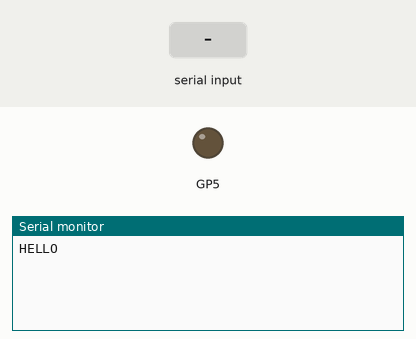
The sketch below on a simulated Raspberry Pi Pico. Shown: output pins drawn as LEDs (lit = HIGH), the last lines printed to the serial monitor. The inputs (shaded band) are chosen by the test bench.

Above: at 1.2 s.
1.3 s: "1" received over Serial
At 1.9 s:
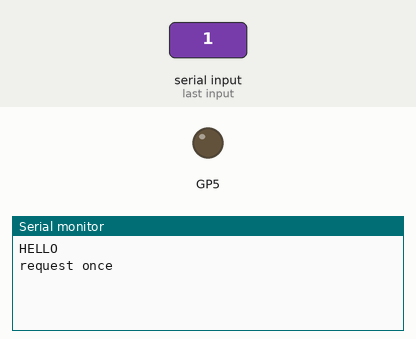
2.8 s: "1" received over the second serial link
At 4.2 s:
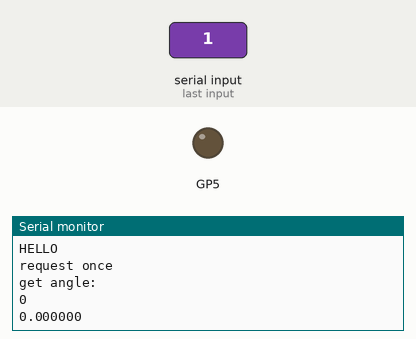

Measured:
- after the input at 1.3 s, the serial monitor: prints a new line at once (image 1)
- after the input at 2.8 s, the serial monitor: prints a new line at once (image 2)

The sketch:

TEST_rs485.ino
```cpp
#include <Arduino.h>
bool receive_TAG = 0;
bool request_TAG = 0;
char data_receive[10] ;
int Index = 0;
void setup() {
  // put your setup code here, to run once:
  Serial1.setTX(16);
  Serial1.setRX(17);
  Serial1.begin(2500000);
  pinMode(5, OUTPUT);
  digitalWrite(5, LOW);
  Serial.begin(9600);
  Serial.println("HELLO");
}


void loop() {
  if(Serial.available()){
    request_TAG = 1;
    Serial.read();
  }
  if(request_TAG){
    digitalWrite(5, HIGH);
    Serial.println("request once");
    delayMicroseconds(2);
    Serial1.write(0x02);
    Serial1.flush();
    digitalWrite(5, LOW);
    request_TAG = 0;
  }
  while(Serial1.available()){
    data_receive[Index] = Serial1.read();
    Index++;
    receive_TAG = 1;
  }
  Index = 0;
  if(receive_TAG){
    receive_TAG = 0;
    long pos = long(data_receive[4] << 12) + long(data_receive[3] << 4) + long(data_receive[2] >> 4 );
    double angle = pos * 360 / 524288.0;
    Serial.println("get angle:");
    Serial.println(pos);
    Serial.println(angle, 6);
  }

  // put your main code here, to run repeatedly:

}
```
